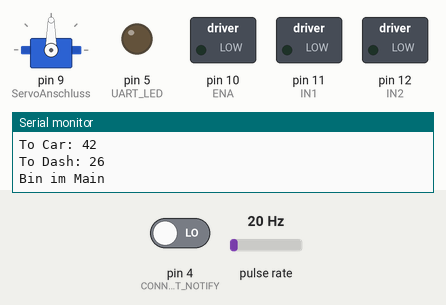
A sketch run on a simulated Arduino Mega 2560, built with avr-gcc and run on an emulated ATmega2560. On the bench: servo, switched loads named in the sketch (green lamp = pin HIGH), output pins drawn as LEDs (lit = HIGH), the last lines printed to the serial monitor. Wiring (inferred from the names in the program): pulse sensor: data pin 2. The test bench sets the inputs (shaded band); at power-on: pin 4 (CONNECT_NOTIFY) LOW, pulse rate 20 Hz.

Above: at 1.2 s.
1.3 s: pin 4 (CONNECT_NOTIFY) driven HIGH
At 1.9 s:
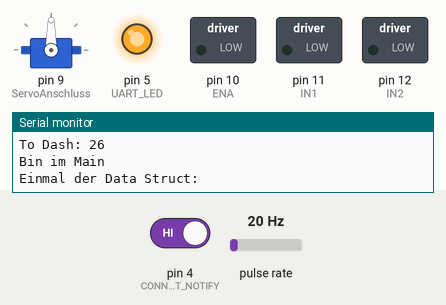
2.8 s: pin 4 (CONNECT_NOTIFY) driven LOW
At 3.5 s:
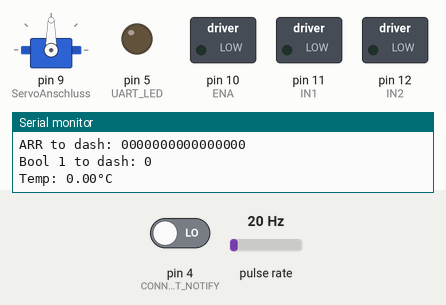
Timing chart, 0 to 5.8 s (numbered marks = the images above; inputs shaded):
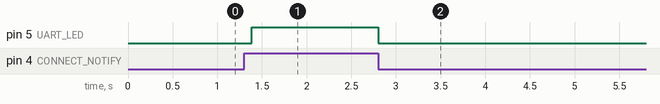

Measured:
- after the input at 1.3 s, pin 5 (UART_LED): LOW → HIGH after 0.09 s
- after the input at 2.8 s, pin 5 (UART_LED): HIGH → LOW at once

The sketch:

Code_Car_Simu.ino
```cpp
#define CAR //Flag für Precompiler (Adrian)

#include "EBS_BLE.h" //Custom Header mit BLE definitionen (Adrian)

#define CONNECT_NOTIFY 4
#define UART_LED 5

#include <Servo.h>  //Servo Motor Library (jan)
#define MAX_SPEED 10

//Motorsteuerung (Jan)
const int ServoAnschluss = 9;
const int ENA = 10;
const int IN1 = 11;
const int IN2 = 12;
const int MIN_PWM = 50;
float speed_target_val;
int stear_target_val;
int MotorGrad = 90;
int pwm = 0;

//Geschwindigkeitsmessung (Jan)
const byte sensorDigitalPin = 2;
volatile unsigned int pulseCount = 0;
unsigned long lastMeasurementTime = 0;
const unsigned long interval = 1000;
const float wheelCircumference = 0.305;  // Meter
float rpmValues[3] = {0, 0, 0};
float speedValues[3] = {0, 0, 0};
int index = 0;

Servo srv;

unsigned long t_debug;
unsigned long t_exchange;
//Test Jan
void setup() {
Serial.begin(9600);
Serial1.begin(115200, SERIAL_8N1);

pinMode(CONNECT_NOTIFY, INPUT); // High wenn BLE Verbindung besteht (Adrian)
pinMode(UART_LED, OUTPUT); // Leuchtet wenn BLE Verbindung besteht (Adrian)

t_exchange = millis();
t_debug = millis();

//DC Motor und Servo Setup (jan)
srv.attach(ServoAnschluss, 500, 2500);
srv.write(MotorGrad);
pinMode(ENA, OUTPUT);
pinMode(IN1, OUTPUT);
pinMode(IN2, OUTPUT);

//Geschwindigkeitsmesser Setup
pinMode(sensorDigitalPin, INPUT);
attachInterrupt(digitalPinToInterrupt(sensorDigitalPin), countPulse, FALLING);
}

void loop() {
//jan
//handleSteering();   // Servo Motor
//handleDrive();      // DC Motor
//handleRPMandSpeed(); //RPM Messung

if (digitalRead(CONNECT_NOTIFY)) {
  digitalWrite(UART_LED, HIGH);
}
else {
  digitalWrite(UART_LED, LOW);
}


if (millis() >= t_exchange + 20) { // BLE und Serial Kommunikation (Adrian)
  package_bool();
  debug_var_exchange();
  Serial_val_exchange();
  unpack_bool();
  t_exchange = millis();
  }

if (millis() >= t_debug + 500){ // Debug Loop
  Serial.println("Bin im Main");

  Debug_data();
  Serial.print("To Car: ");
  Serial.println(sizeof(data_to_car));
  Serial.print("To Dash: ");
  Serial.println(sizeof(data_to_dash));

  t_debug = millis();
  }

}


void countPulse() {
  pulseCount++;
}

//jan
void handleSteering() {
  int xVal = stear_target_val;

  if (xVal > -5 && xVal < 5) {
    MotorGrad = 90; // Zentrum
  } else if (xVal <= -5) {
    MotorGrad = map(xVal, -5, -100, 90, 40); // Links
  } else if (xVal >= 5) {
    MotorGrad = map(xVal, 5, 100, 90, 140); // Rechts
  }
  srv.write(MotorGrad);

  int stear_actual_val = xVal;


}

//jan
void handleDrive() {
  float yVal = speed_target_val;  // Wert im Bereich -10.0 bis +10.0
  int pwm;

  if (yVal > 0.0) {
    // Vorwärts
    float norm = yVal / 10.0;  // Normierung auf 0.0 – 1.0
    pwm = MIN_PWM + norm * (255 - MIN_PWM);

    digitalWrite(IN1, HIGH);
    digitalWrite(IN2, LOW);
    analogWrite(ENA, (int)pwm);
  }
  else if (yVal < 0.0) {
    // Rückwärts
    float norm = -yVal / 10.0;  // Normierung auf 0.0 – 1.0
    pwm = MIN_PWM + norm * (255 - MIN_PWM);

    digitalWrite(IN1, LOW);
    digitalWrite(IN2, HIGH);
    analogWrite(ENA, (int)pwm);
  }
  else {
    // Stop
    digitalWrite(IN1, LOW);
    digitalWrite(IN2, LOW);
    analogWrite(ENA, 0);
    pwm = 0;
  }
}

//jan
void handleRPMandSpeed() {
  unsigned long currentTime = millis();

  if (currentTime - lastMeasurementTime >= interval) {
    detachInterrupt(digitalPinToInterrupt(sensorDigitalPin));

    // Direkt hier RPM berechnen
    float currentRPM = pulseCount * 60.0;
    float currentSpeed = (currentRPM * wheelCircumference * 60.0) / 1000.0;

    rpmValues[index] = currentRPM;
    speedValues[index] = currentSpeed;
    index = (index + 1) % 3;

    float avgRPM = (rpmValues[0] + rpmValues[1] + rpmValues[2]) / 3.0;
    float avgSpeed = (speedValues[0] + speedValues[1] + speedValues[2]) / 3.0;


    pulseCount = 0;
    lastMeasurementTime = currentTime;

    attachInterrupt(digitalPinToInterrupt(sensorDigitalPin), countPulse, FALLING);

    float speed_actual_val = avgSpeed;
  }
}

void debug_var_exchange() {

  data_to_dash.boolean_0_val = data_to_car.boolean_0_val;
  data_to_dash.boolean_1_val = data_to_car.boolean_1_val;
  data_to_dash.speed_actual_val = data_to_car.speed_target_val;
  data_to_dash.stear_actual_val = data_to_car.stear_target_val;
  data_to_dash.temperature_val = data_to_car.temperature_val;

}
```

Source omitted: EBS_BLE.h (20390 bytes)
